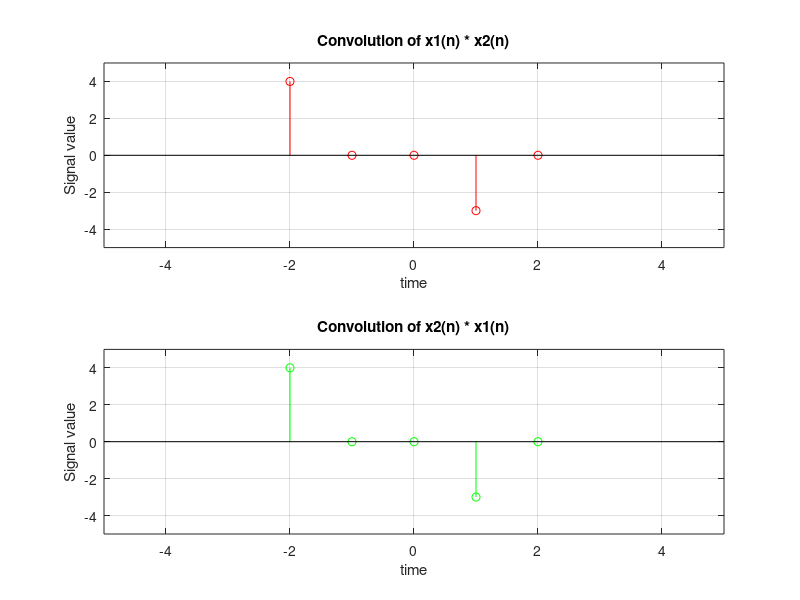

This chart was generated by the following MATLAB code:
x1s = [1, 2, 0, -3, 4]
x2s = [4, 0, -5, 1, 0]
ts = [-2, -1, 0, 1, 2]


% Convolution
for i=-5:5
  y1 = x1s .* shift(x2s, (-1 * i));
  y2 = x2s .* shift(x1s, (-1 * i));
end

figure(3)

subplot(2,1,1), stem(ts, y1, 'r'), grid on;
title('Convolution of x1(n) * x2(n)');
axis([-5 5 -5 5]);
xlabel('time');
ylabel('Signal value');


subplot(2,1,2), stem(ts, y2, 'g'), grid on;
title('Convolution of x2(n) * x1(n)');
axis([-5 5 -5 5]);
xlabel('time');
ylabel('Signal value');

